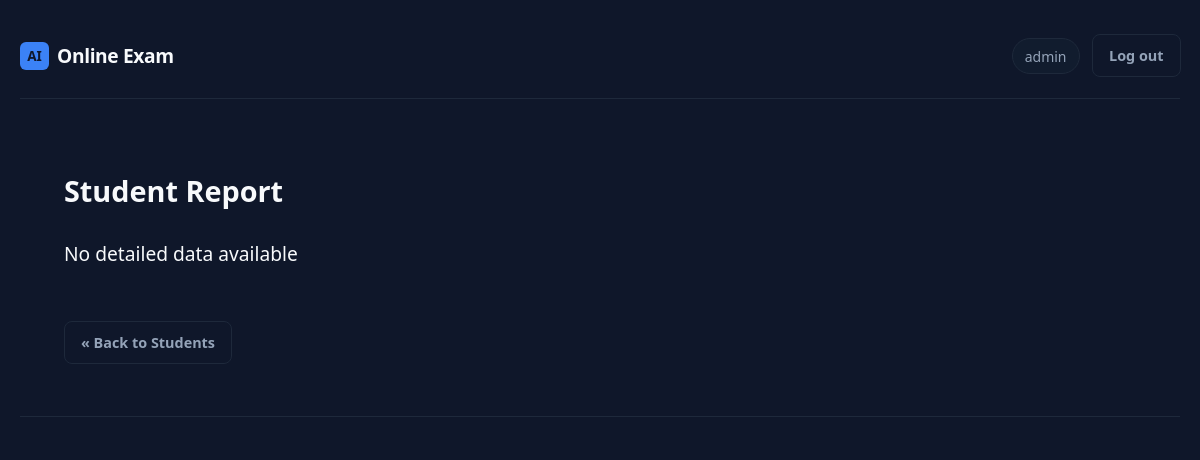
Before: /admin/student/51 (signed in) with the older database file.
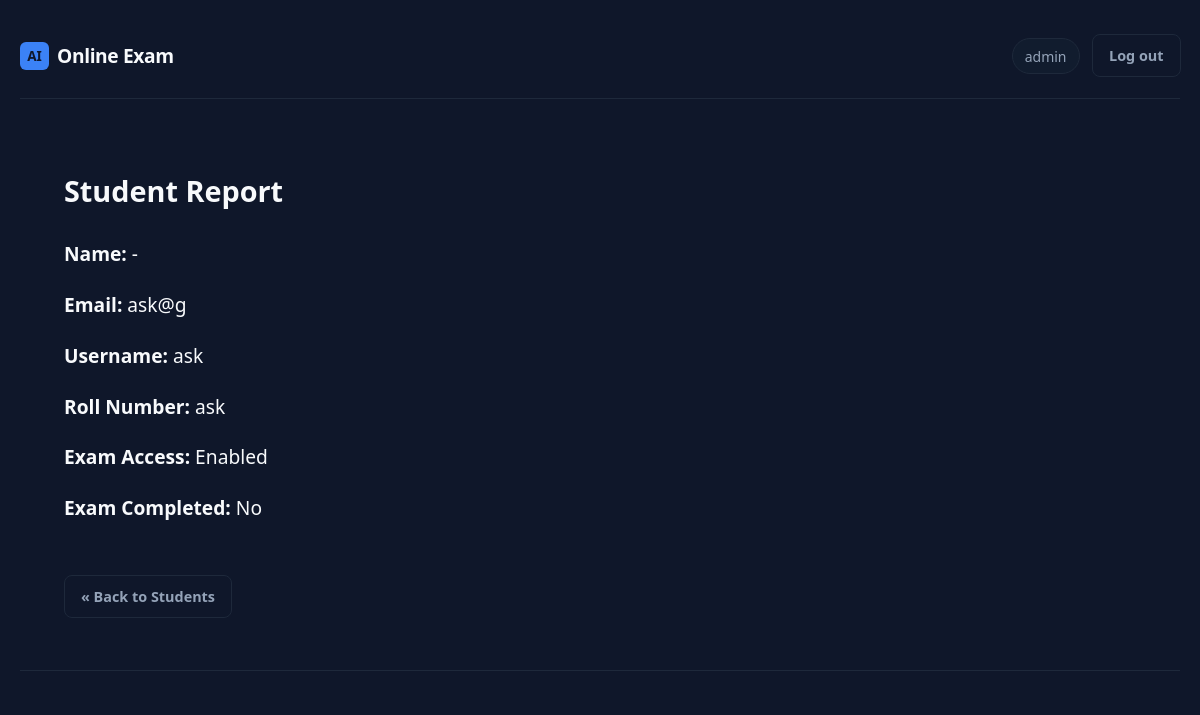
After: the same page with the newer database file.
### app.py (models this page shows)
class User(db.Model):
    __tablename__ = "users"
    id = db.Column(db.Integer, primary_key=True)
    username = db.Column(db.String(80), unique=True, nullable=False)
    email = db.Column(db.String(120), unique=True, nullable=False)
    password_hash = db.Column(db.String(256), nullable=False)
    roll_number = db.Column(db.String(50), unique=True, nullable=True)
    created_at = db.Column(db.DateTime, default=lambda: datetime.now(timezone.utc))
    is_admin = db.Column(db.Boolean, default=False)
    allow_reattempt = db.Column(db.Boolean, default=False)
    exam_access_enabled = db.Column(db.Boolean, default=True)
    exam_completed = db.Column(db.Boolean, default=False)
    admin_role = db.Column(db.String(20), nullable=True)
    is_blocked = db.Column(db.Boolean, default=False)
    block_reason = db.Column(db.String(255))
    attempts = db.relationship("Attempt", backref="user", lazy=True)

### app.py (the view)
@app.route('/admin/student/<id>')
@admin_required
def admin_student_detail(id):
    student = None
    try:
        student = User.query.get(int(id)) if id.isdigit() else None
    except:
        student = None
    return render_template('admin/student_detail.html', student=student)

### app.py (called while the page is built, shortened)
def admin_required(f):
    @wraps(f)
    def decorated(*args, **kwargs):
        if "user_id" not in session:
            return redirect(url_for("admin_login_page"))
        u = db.session.get(User, session["user_id"])
        return f(*args, **kwargs)
    return decorated

### templates/admin/student_detail.html (shortened to what this page needs)
{% extends "base.html" %}
{% block body_class %}page-admin{% endblock %}
{% block content %}
<div style="padding:20px;">
    <h2>Student Report</h2>
{% if student %}
    <p><strong>Name:</strong> {{ student.name if student.name else '-' }}</p>
    <p><strong>Email:</strong> {{ student.email if student.email else '-' }}</p>
    <p><strong>Username:</strong> {{ student.username if student.username else '-' }}</p>
    <p><strong>Roll Number:</strong> {{ student.roll_number if student.roll_number else 'N/A' }}</p>
    <p><strong>Exam Access:</strong> {{ 'Enabled' if student.exam_access_enabled else 'Disabled' }}</p>
    <p><strong>Exam Completed:</strong> {{ 'Yes' if student.exam_completed else 'No' }}</p>
{% else %}
    <p>No detailed data available</p>
{% endif %}
<br>
<a href="/admin/students" class="btn btn-ghost">« Back to Students</a>
</div>
{% endblock %}

Changed rows visible on the page:
added User: email "ask@g", username "ask", roll_number "ask", exam_access_enabled "Enabled", exam_completed "No"
Other visible differences:
{{ student.name if student.name else '-' }}: (not shown) → "-"
text no longer shown: "No detailed data available"
text now shown: "Name: Email: Username: Roll Number: Exam Access: Exam Completed:"
